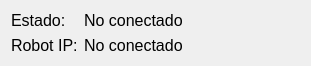
       <widget class="QWidget" name="formLayoutWidget">
        <property name="geometry">
         <rect>
          <x>310</x>
          <y>10</y>
          <width>311</width>
          <height>51</height>
         </rect>
        </property>
        <layout class="QFormLayout" name="formLayout">
         <item row="0" column="0">
          <widget class="QLabel" name="label_Estado">
           <property name="font">
            <font>
             <pointsize>12</pointsize>
            </font>
           </property>
           <property name="text">
            <string>Estado:</string>
           </property>
          </widget>
         </item>
         <item row="0" column="1">
          <widget class="QLabel" name="label_EstadoActual">
           <property name="font">
            <font>
             <pointsize>12</pointsize>
            </font>
           </property>
           <property name="text">
            <string>No conectado</string>
           </property>
          </widget>
         </item>
         <item row="1" column="1">
          <widget class="QLabel" name="label_IP">
           <property name="font">
            <font>
             <pointsize>12</pointsize>
            </font>
           </property>
           <property name="text">
            <string>No conectado</string>
           </property>
          </widget>
         </item>
         <item row="1" column="0">
          <widget class="QLabel" name="label_Robot">
           <property name="font">
            <font>
             <pointsize>12</pointsize>
            </font>
           </property>
           <property name="text">
            <string>Robot IP:</string>
           </property>
          </widget>
         </item>
        </layout>
        <zorder>label_EstadoActual</zorder>
        <zorder>label_IP</zorder>
        <zorder>label_Estado</zorder>
        <zorder>label_Robot</zorder>
       </widget>
